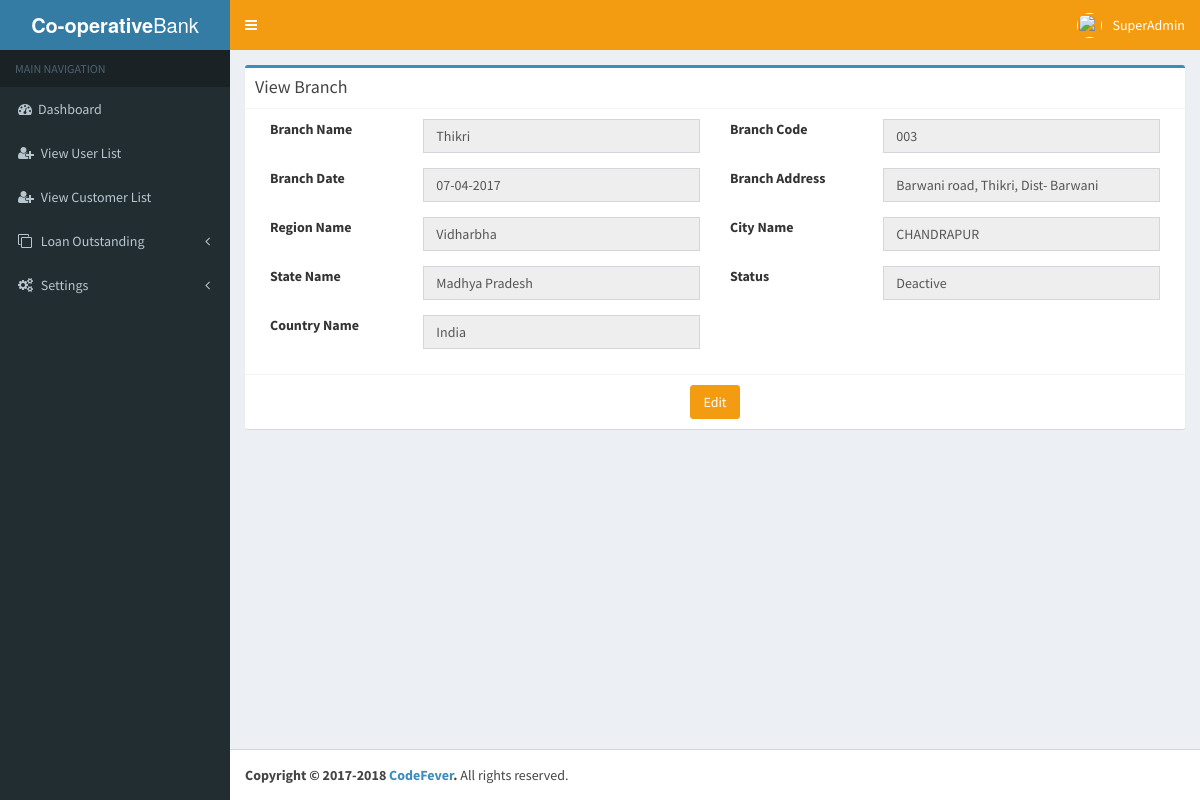
/Views/SuperAdmin/superadmin_view_branch.php?id=11 (signed in), run on the app's committed database.
### tables this page shows
CREATE TABLE `userinfo` (
  `UserId` bigint(20) NOT NULL AUTO_INCREMENT,
  `EmployeeName` varchar(50) NOT NULL DEFAULT '',
  `Designation` varchar(50) NOT NULL DEFAULT '',
  `Username` varchar(700) NOT NULL DEFAULT '',
  `Apassword` longtext NOT NULL,
  `RoleId` bigint(20) DEFAULT NULL,
  `CityId` bigint(20) DEFAULT NULL,
  `StateId` bigint(20) DEFAULT NULL,
  `CountryId` bigint(20) DEFAULT NULL,
  `BranchId` bigint(20) DEFAULT NULL,
  `UnderofId` bigint(20) DEFAULT NULL,
  `EmpCode` varchar(50) DEFAULT NULL,
  `Userimage` longblob,
  `EmpId` bigint(20) DEFAULT NULL,
  `CreatedBy` bigint(20) DEFAULT NULL,
  `CreatedDate` datetime DEFAULT NULL,
  `ModifiedDate` datetime DEFAULT NULL,
  `ModifiedBy` bigint(20) DEFAULT NULL,
  `Active` tinyint(4) NOT NULL DEFAULT '1',
  `token` varchar(255) NOT NULL,
  PRIMARY KEY (`UserId`),
  UNIQUE KEY `UQ__UserInfo__536C85E41AAA0C50` (`Username`),
  UNIQUE KEY `EmpCode` (`EmpCode`),
  KEY `RoleId` (`RoleId`),
  KEY `BranchId` (`BranchId`)
);

CREATE TABLE `branch` (
  `BranchId` bigint(20) NOT NULL AUTO_INCREMENT,
  `BranchName` varchar(105) NOT NULL,
  `BranchAddress` longtext NOT NULL,
  `CityId` bigint(20) NOT NULL,
  `StateId` bigint(20) NOT NULL,
  `RegionId` bigint(20) NOT NULL DEFAULT '0',
  `CountryId` bigint(20) NOT NULL,
  `BranchCode` varchar(50) DEFAULT NULL,
  `bdate` datetime DEFAULT NULL,
  `Active` tinyint(4) DEFAULT NULL,
  `CreatedBy` bigint(20) NOT NULL,
  `CreatedDate` datetime DEFAULT NULL,
  `ModifiedBy` bigint(20) DEFAULT NULL,
  `ModifiedDate` datetime DEFAULT NULL,
  PRIMARY KEY (`BranchId`),
  UNIQUE KEY `UQ__Branch__1C61B888CEB8F8D7` (`BranchCode`),
  KEY `CityId` (`CityId`)
);

CREATE TABLE `region` (
  `RegionId` bigint(20) NOT NULL AUTO_INCREMENT,
  `Regionname` varchar(50) NOT NULL,
  `CreatedBy` bigint(20) NOT NULL,
  `CreatedDate` datetime NOT NULL,
  `ModifiedBy` bigint(20) DEFAULT NULL,
  `ModifiedDate` datetime DEFAULT NULL,
  `Active` tinyint(4) NOT NULL,
  PRIMARY KEY (`RegionId`)
);

CREATE TABLE `city` (
  `CityId` bigint(20) NOT NULL AUTO_INCREMENT,
  `CityName` varchar(77) NOT NULL,
  `CreatedBy` bigint(20) NOT NULL,
  `CreatedDate` datetime DEFAULT NULL,
  `ModifiedBy` bigint(20) DEFAULT NULL,
  `ModifiedDate` datetime DEFAULT NULL,
  `Active` tinyint(4) NOT NULL,
  PRIMARY KEY (`CityId`)
);

CREATE TABLE `state` (
  `StateId` bigint(20) unsigned NOT NULL AUTO_INCREMENT,
  `StateName` varchar(50) NOT NULL DEFAULT '',
  `CreatedBy` bigint(20) unsigned NOT NULL,
  `CreatedDate` datetime NOT NULL,
  `ModifiedBy` bigint(20) unsigned DEFAULT NULL,
  `ModifiedDate` datetime DEFAULT NULL,
  `Active` tinyint(4) NOT NULL,
  PRIMARY KEY (`StateId`)
);

CREATE TABLE `country` (
  `CountryId` bigint(20) unsigned NOT NULL AUTO_INCREMENT,
  `CountryName` varchar(50) NOT NULL,
  `CreatedBy` bigint(20) unsigned DEFAULT NULL,
  `CreatedDate` datetime DEFAULT NULL,
  `ModifiedBy` bigint(20) unsigned DEFAULT NULL,
  `ModifiedDate` datetime DEFAULT NULL,
  `Active` tinyint(4) NOT NULL,
  PRIMARY KEY (`CountryId`)
);

### Views/superadmin-session.php (called while the page is built, shortened)
<?php
    $user_check=$_SESSION['login_user'];
    $ses_sql = mysql_query("select UserId, Username, Userimage from userinfo where Username='$user_check'") or die(mysql_error());
    $row = mysql_fetch_assoc($ses_sql);
    $login_session = $row['Username'];
?>

### Views/SuperAdmin/superadmin_view_branch.php (the view, shortened to what this page needs)
<?php
include '../superadmin-session.php';
?>
<!DOCTYPE html>
<html>
    <head>
        <?php include 'include/nav.php'; ?>
    </head>
    <body class="hold-transition skin-blue sidebar-mini">
        <div class="wrapper">
            <?php include 'include/sidenav.php'; ?>
            <div class="content-wrapper">
                <section class="content">
                    <div class="box box-primary">
                        <div class="box-header with-border">
                            <h3 class="box-title">View Branch</h3>
                        </div>
                        <form role="form" method="post" action="superadmin_edit_branch.php?id=<?php echo $_GET['id']; ?>">
                            <?php
                            if (isset($_GET['id'])) {
                                $id = $_GET['id'];
                                $sql = mysql_query("SELECT branch.*, city.CityName, country.CountryName, state.StateName, region.Regionname FROM branch INNER JOIN city ON branch.CityId=city.CityId INNER JOIN country ON branch.CountryId=country.CountryId INNER JOIN state ON branch.StateId=state.StateId LEFT JOIN region ON branch.RegionId=region.RegionId WHERE BranchId ='" . $id . "' ") or die(mysql_error());
                                while ($row = mysql_fetch_array($sql)) {
                                    if ($row['Active'] == 1)
                                        $a = "Active";
                                    else
                                        $a = "Deactive";
                                    ?>
                                    <div class="box-body">
                                        <div class="col-md-2">
                                            <div class="form-group">
                                                <label>Branch Name</label>
                                            </div>
                                        </div>
                                        <div class="col-md-4">
                                            <div class="form-group">
                                                <input type="text" name="" value="<?php echo $row[1]; ?>" class="form-control" readonly="">
                                            </div>
                                        </div>
                                        <div class="col-md-2">
                                            <div class="form-group">
                                                <label>Branch Code</label>
                                            </div>
                                        </div>
                                        <div class="col-md-4">
                                            <div class="form-group">
                                                <input type="text" name="" value="<?php echo $row['BranchCode']; ?>" class="form-control" readonly="">
                                            </div>
                                        </div>
                                        <div class="col-md-2">
                                            <div class="form-group">
                                                <label>Branch Date</label>
                                            </div>
                                        </div>
                                        <div class="col-md-4">
                                            <div class="form-group">
                                                <input type="text" name="" value="<?php echo date('d-m-Y', strtotime($row['bdate'])); ?>" class="form-control" readonly="">
                                            </div>
                                        </div>
                                        <div class="col-md-2">
                                            <div class="form-group">
                                                <label>Branch Address</label>
                                            </div>
                                        </div>
                                        <div class="col-md-4">
                                            <div class="form-group">
                                                <input type="text" name="" value="<?php echo $row['BranchAddress']; ?>" class="form-control" readonly="">
                                            </div>
                                        </div>
                                        <div class="col-md-2">
                                            <div class="form-group">
                                                <label>Region Name</label>
                                            </div>
                                        </div>
                                        <div class="col-md-4">
                                            <div class="form-group">
                                                <input type="text" name="" value="<?php echo $row['Regionname']; ?>" class="form-control" readonly="">
                                            </div>
                                        </div>
                                        <div class="col-md-2">
                                            <div class="form-group">
                                                <label>City Name</label>
                                            </div>
                                        </div>
                                        <div class="col-md-4">
                                            <div class="form-group">
                                                <input type="text" name="" value="<?php echo $row['CityName']; ?>" class="form-control" readonly="">
                                            </div>
                                        </div>
                                        <div class="col-md-2">
                                            <div class="form-group">
                                                <label>State Name</label>
                                            </div>
                                        </div>
                                        <div class="col-md-4">
                                            <div class="form-group">
                                                <input type="text" name="" value="<?php echo $row['StateName']; ?>" class="form-control" readonly="">
                                            </div>
                                        </div>
                                        <div class="col-md-2">
                                            <div class="form-group">
                                                <label>Status</label>
                                            </div>
                                        </div>
                                        <div class="col-md-4">
                                            <div class="form-group">
                                                <input type="text" name="" value="<?php echo $a; ?>" class="form-control" readonly="">
                                            </div>
                                        </div>
                                        <div class="col-md-2">
                                            <div class="form-group">
                                                <label>Country Name</label>
                                            </div>
                                        </div>
                                        <div class="col-md-4">
                                            <div class="form-group">
                                                <input type="text" name="" value="<?php echo $row['CountryName']; ?>" class="form-control" readonly="">
                                            </div>
                                        </div>
                                    </div>
                                    <div class="box-footer text-center">
                                        <input type="submit" name="submit1" class="btn btn-primary" value="Edit">
                                    </div>
    <?php }
}
?>
                        </form>
                    </div>
                </section>
            </div>
<?php include 'include/script.php'; ?>
        </div>
    </body>
</html>

### Views/SuperAdmin/include/sidenav.php (shortened to what this page needs)
<header class="main-header">
    <a href="#" class="logo">
        <span class="logo-lg"><b>Co-operative</b>Bank</span>
    </a>
    <nav class="navbar navbar-static-top">
        <a href="#" class="sidebar-toggle" data-toggle="offcanvas" role="button">
        </a>
        <div class="navbar-custom-menu">
            <ul class="nav navbar-nav">
                <li class="dropdown user user-menu">
                    <a href="" class="dropdown-toggle" data-toggle="dropdown">
                        <img src="../upload/<?php echo $_SESSION['uimage']; ?>" class="user-image" >
                        <span class="hidden-xs"><?php echo $login_session; ?></span>
                    </a>
                </li>
            </ul>
        </div>
    </nav>
</header>
<aside class="main-sidebar">
    <section class="sidebar">
        <ul class="sidebar-menu">
            <li class="header">MAIN NAVIGATION</li>
            <li class="treeview">
                <a href="superadmin_dashboard.php">
                    <i class="fa fa-dashboard"></i><span>Dashboard</span>
                </a>
            </li>
            <li class="treeview">
                <a href="superadmin_user_list.php">
                    <i class="fa fa-user-plus"></i>
                    <span>View User List</span>
                </a>
            </li>
            <li class="treeview">
                <a href="superadmin_customer_list.php">
                    <i class="fa fa-user-plus"></i>
                    <span>View Customer List</span>
                </a>
            </li>
            <li class="treeview">
                <a href="#">
                    <i class="fa fa-clone"></i>
                    <span>Loan Outstanding</span>
                    <span class="pull-right-container">
                        <i class="fa fa-angle-left pull-right"></i>
                    </span>
                </a>
            </li>
            <li class="treeview">
                <a href="#">
                    <i class="fa fa-gears"></i>
                    <span>Settings</span>
                    <span class="pull-right-container">
                        <i class="fa fa-angle-left pull-right"></i>
                    </span>
                </a>
            </li>
        </ul>
    </section>
</aside>

### data on the page
userinfo: Username "SuperAdmin"
branch: BranchName "Thikri", BranchCode "003", bdate "07-04-2017", BranchAddress "Barwani road, Thikri, Dist- Barwani", RegionId.Regionname "Vidharbha", CityId.CityName "CHANDRAPUR", StateId.StateName "Madhya Pradesh", Active "Deactive", CountryId.CountryName "India"
